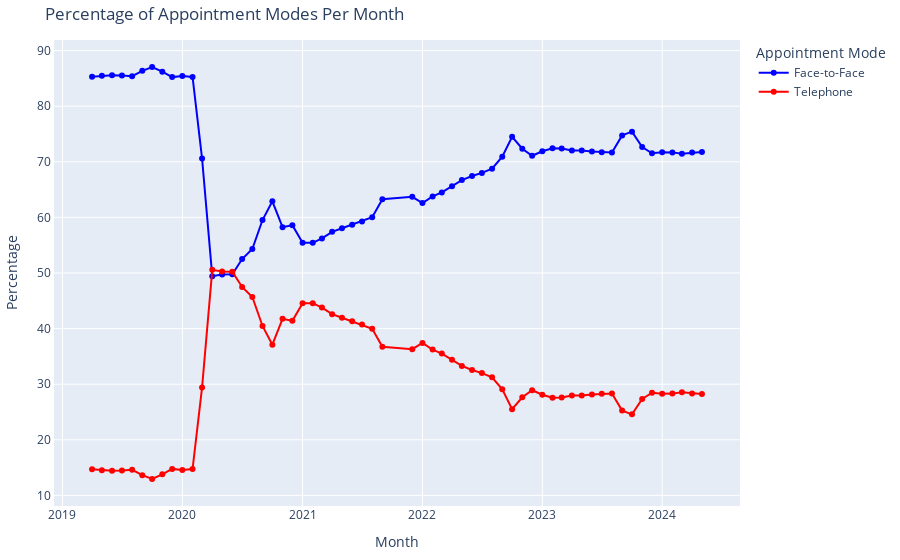

Write notebook code for a chart like this one.
### Code cell
# Filter the dataset to include only face-to-face and telephone appointments
filtered_ar = ar[ar['appt_mode'].isin(['Face-to-Face', 'Telephone'])]

# Group by appointment month and mode, and calculate the sum of appointments
monthly_appointments = filtered_ar.groupby(['appointment_month', 'appt_mode'])['count_of_appointments'].sum().reset_index()

# Pivot the table to have appointment modes as columns
pivot_table = monthly_appointments.pivot(index='appointment_month', columns='appt_mode', values='count_of_appointments').fillna(0)

# Calculate the total appointments per month
pivot_table['total'] = pivot_table.sum(axis=1)

# Calculate the percentage for face-to-face and telephone appointments
pivot_table['face-to-face_percentage'] = (pivot_table['Face-to-Face'] / pivot_table['total']) * 100
pivot_table['telephone_percentage'] = (pivot_table['Telephone'] / pivot_table['total']) * 100

# Create the plotly figure for the percentage of appointment modes
fig = go.Figure()

# Add the face-to-face percentage trace
fig.add_trace(go.Scatter(
    x=pivot_table.index,
    y=pivot_table['face-to-face_percentage'],
    mode='lines+markers',
    name='Face-to-Face',
    line=dict(color='blue')
))

# Add the telephone percentage trace
fig.add_trace(go.Scatter(
    x=pivot_table.index,
    y=pivot_table['telephone_percentage'],
    mode='lines+markers',
    name='Telephone',
    line=dict(color='red')
))

# Update layout of the figure
fig.update_layout(
    title='Percentage of Appointment Modes Per Month',
    xaxis_title='Month',
    yaxis_title='Percentage',
    yaxis=dict(showline=True, mirror=True),
    legend=dict(title='Appointment Mode'),
    margin=dict(l=40, r=40, t=40, b=40)
)

# Show the figure
fig.show()

### Figure 1 — Plotly figure (JSON) as saved in the notebook; plotly's stock layout.template omitted (floating-point values rounded to 4 significant figures)
{"data": [{"line": {"color": "blue"}, "mode": "lines+markers", "name": "Face-to-Face", "type": "scatter", "x": ["2019-04-01T00:00:00", "2019-05-01T00:00:00", "2019-06-01T00:00:00", "2019-07-01T00:00:00", "2019-08-01T00:00:00", "2019-09-01T00:00:00", "2019-10-01T00:00:00", "2019-11-01T00:00:00", "2019-12-01T00:00:00", "2020-01-01T00:00:00", "2020-02-01T00:00:00", "2020-03-01T00:00:00", "2020-04-01T00:00:00", "2020-05-01T00:00:00", "2020-06-01T00:00:00", "2020-07-01T00:00:00", "2020-08-01T00:00:00", "2020-09-01T00:00:00", "2020-10-01T00:00:00", "2020-11-01T00:00:00", "2020-12-01T00:00:00", "2021-01-01T00:00:00", "2021-02-01T00:00:00", "2021-03-01T00:00:00", "2021-04-01T00:00:00", "2021-05-01T00:00:00", "2021-06-01T00:00:00", "2021-07-01T00:00:00", "2021-08-01T00:00:00", "2021-09-01T00:00:00", "2021-12-01T00:00:00", "2022-01-01T00:00:00", "2022-02-01T00:00:00", "2022-03-01T00:00:00", "2022-04-01T00:00:00", "2022-05-01T00:00:00", "2022-06-01T00:00:00", "2022-07-01T00:00:00", "2022-08-01T00:00:00", "2022-09-01T00:00:00", "2022-10-01T00:00:00", "2022-11-01T00:00:00", "2022-12-01T00:00:00", "2023-01-01T00:00:00", "2023-02-01T00:00:00", "2023-03-01T00:00:00", "2023-04-01T00:00:00", "2023-05-01T00:00:00", "2023-06-01T00:00:00", "2023-07-01T00:00:00", "2023-08-01T00:00:00", "2023-09-01T00:00:00", "2023-10-01T00:00:00", "2023-11-01T00:00:00", "2023-12-01T00:00:00", "2024-01-01T00:00:00", "2024-02-01T00:00:00", "2024-03-01T00:00:00", "2024-04-01T00:00:00", "2024-05-01T00:00:00"], "y": [85.3, 85.48, 85.58, 85.52, 85.4, 86.36, 87.04, 86.21, 85.23, 85.45, 85.27, 70.58, 49.43, 49.73, 49.78, 52.51, 54.3, 59.53, 62.9, 58.25, 58.6, 55.44, 55.42, 56.22, 57.41, 58.04, 58.67, 59.26, 60.03, 63.27, 63.7, 62.59, 63.78, 64.5, 65.59, 66.72, 67.44, 68.0, 68.77, 70.91, 74.51, 72.35, 71.08, 71.89, 72.42, 72.4, 72.03, 72.04, 71.85, 71.71, 71.69, 74.75, 75.42, 72.65, 71.54, 71.74, 71.69, 71.46, 71.65, 71.74]}, {"line": {"color": "red"}, "mode": "lines+markers", "name": "Telephone", "type": "scatter", "x": ["2019-04-01T00:00:00", "2019-05-01T00:00:00", "2019-06-01T00:00:00", "2019-07-01T00:00:00", "2019-08-01T00:00:00", "2019-09-01T00:00:00", "2019-10-01T00:00:00", "2019-11-01T00:00:00", "2019-12-01T00:00:00", "2020-01-01T00:00:00", "2020-02-01T00:00:00", "2020-03-01T00:00:00", "2020-04-01T00:00:00", "2020-05-01T00:00:00", "2020-06-01T00:00:00", "2020-07-01T00:00:00", "2020-08-01T00:00:00", "2020-09-01T00:00:00", "2020-10-01T00:00:00", "2020-11-01T00:00:00", "2020-12-01T00:00:00", "2021-01-01T00:00:00", "2021-02-01T00:00:00", "2021-03-01T00:00:00", "2021-04-01T00:00:00", "2021-05-01T00:00:00", "2021-06-01T00:00:00", "2021-07-01T00:00:00", "2021-08-01T00:00:00", "2021-09-01T00:00:00", "2021-12-01T00:00:00", "2022-01-01T00:00:00", "2022-02-01T00:00:00", "2022-03-01T00:00:00", "2022-04-01T00:00:00", "2022-05-01T00:00:00", "2022-06-01T00:00:00", "2022-07-01T00:00:00", "2022-08-01T00:00:00", "2022-09-01T00:00:00", "2022-10-01T00:00:00", "2022-11-01T00:00:00", "2022-12-01T00:00:00", "2023-01-01T00:00:00", "2023-02-01T00:00:00", "2023-03-01T00:00:00", "2023-04-01T00:00:00", "2023-05-01T00:00:00", "2023-06-01T00:00:00", "2023-07-01T00:00:00", "2023-08-01T00:00:00", "2023-09-01T00:00:00", "2023-10-01T00:00:00", "2023-11-01T00:00:00", "2023-12-01T00:00:00", "2024-01-01T00:00:00", "2024-02-01T00:00:00", "2024-03-01T00:00:00", "2024-04-01T00:00:00", "2024-05-01T00:00:00"], "y": [14.7, 14.52, 14.42, 14.48, 14.6, 13.64, 12.96, 13.79, 14.77, 14.55, 14.73, 29.42, 50.57, 50.27, 50.22, 47.49, 45.7, 40.47, 37.1, 41.75, 41.4, 44.56, 44.58, 43.78, 42.59, 41.96, 41.33, 40.74, 39.97, 36.73, 36.3, 37.41, 36.22, 35.5, 34.41, 33.28, 32.56, 32.0, 31.23, 29.09, 25.49, 27.65, 28.92, 28.11, 27.58, 27.6, 27.97, 27.96, 28.15, 28.29, 28.31, 25.25, 24.58, 27.35, 28.46, 28.26, 28.31, 28.54, 28.35, 28.26]}], "layout": {"legend": {"title": {"text": "Appointment Mode"}}, "margin": {"b": 40, "l": 40, "r": 40, "t": 40}, "title": {"text": "Percentage of Appointment Modes Per Month"}, "xaxis": {"title": {"text": "Month"}}, "yaxis": {"mirror": true, "showline": true, "title": {"text": "Percentage"}}}}
